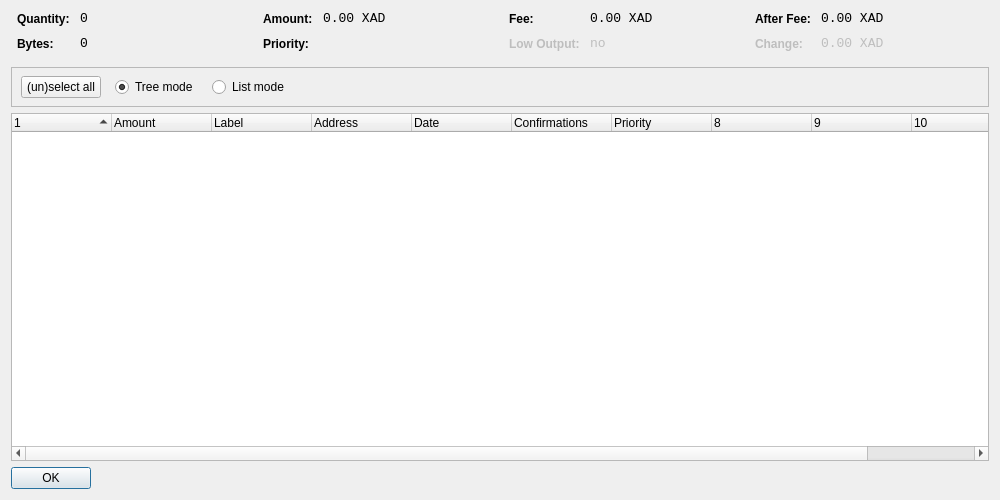
<?xml version="1.0" encoding="UTF-8"?>
<ui version="4.0">
 <class>CoinControlDialog</class>
 <widget class="QDialog" name="CoinControlDialog">
  <property name="geometry">
   <rect>
    <x>0</x>
    <y>0</y>
    <width>1000</width>
    <height>500</height>
   </rect>
  </property>
  <property name="windowTitle">
   <string>Coin Control</string>
  </property>
  <layout class="QVBoxLayout" name="verticalLayout">
   <item>
    <layout class="QHBoxLayout" name="horizontalLayoutTop" stretch="0,0,0,0">
     <property name="topMargin">
      <number>0</number>
     </property>
     <property name="bottomMargin">
      <number>10</number>
     </property>
     <item>
      <layout class="QFormLayout" name="formLayoutCoinControl1">
       <property name="horizontalSpacing">
        <number>10</number>
       </property>
       <property name="verticalSpacing">
        <number>10</number>
       </property>
       <property name="leftMargin">
        <number>6</number>
       </property>
       <property name="rightMargin">
        <number>6</number>
       </property>
       <item row="0" column="0">
        <widget class="QLabel" name="labelCoinControlQuantityText">
         <property name="styleSheet">
          <string notr="true">font-weight:bold;</string>
         </property>
         <property name="text">
          <string>Quantity:</string>
         </property>
        </widget>
       </item>
       <item row="0" column="1">
        <widget class="QLabel" name="labelCoinControlQuantity">
         <property name="font">
          <font>
           <family>Monospace</family>
           <pointsize>10</pointsize>
          </font>
         </property>
         <property name="cursor">
          <cursorShape>IBeamCursor</cursorShape>
         </property>
         <property name="contextMenuPolicy">
          <enum>Qt::ActionsContextMenu</enum>
         </property>
         <property name="text">
          <string notr="true">0</string>
         </property>
         <property name="textInteractionFlags">
          <set>Qt::LinksAccessibleByMouse|Qt::TextSelectableByKeyboard|Qt::TextSelectableByMouse</set>
         </property>
        </widget>
       </item>
       <item row="1" column="0">
        <widget class="QLabel" name="labelCoinControlBytesText">
         <property name="styleSheet">
          <string notr="true">font-weight:bold;</string>
         </property>
         <property name="text">
          <string>Bytes:</string>
         </property>
        </widget>
       </item>
       <item row="1" column="1">
        <widget class="QLabel" name="labelCoinControlBytes">
         <property name="font">
          <font>
           <family>Monospace</family>
           <pointsize>10</pointsize>
          </font>
         </property>
         <property name="cursor">
          <cursorShape>IBeamCursor</cursorShape>
         </property>
         <property name="contextMenuPolicy">
          <enum>Qt::ActionsContextMenu</enum>
         </property>
         <property name="text">
          <string notr="true">0</string>
         </property>
         <property name="textInteractionFlags">
          <set>Qt::LinksAccessibleByMouse|Qt::TextSelectableByKeyboard|Qt::TextSelectableByMouse</set>
         </property>
        </widget>
       </item>
      </layout>
     </item>
     <item>
      <layout class="QFormLayout" name="formLayoutCoinControl2">
       <property name="horizontalSpacing">
        <number>10</number>
       </property>
       <property name="verticalSpacing">
        <number>10</number>
       </property>
       <property name="leftMargin">
        <number>6</number>
       </property>
       <property name="rightMargin">
        <number>6</number>
       </property>
       <item row="0" column="0">
        <widget class="QLabel" name="labelCoinControlAmountText">
         <property name="styleSheet">
          <string notr="true">font-weight:bold;</string>
         </property>
         <property name="text">
          <string>Amount:</string>
         </property>
        </widget>
       </item>
       <item row="0" column="1">
        <widget class="QLabel" name="labelCoinControlAmount">
         <property name="font">
          <font>
           <family>Monospace</family>
           <pointsize>10</pointsize>
          </font>
         </property>
         <property name="cursor">
          <cursorShape>IBeamCursor</cursorShape>
         </property>
         <property name="contextMenuPolicy">
          <enum>Qt::ActionsContextMenu</enum>
         </property>
         <property name="text">
          <string notr="true">0.00 XAD</string>
         </property>
         <property name="textInteractionFlags">
          <set>Qt::LinksAccessibleByMouse|Qt::TextSelectableByKeyboard|Qt::TextSelectableByMouse</set>
         </property>
        </widget>
       </item>
       <item row="1" column="0">
        <widget class="QLabel" name="labelCoinControlPriorityText">
         <property name="styleSheet">
          <string notr="true">font-weight:bold;</string>
         </property>
         <property name="text">
          <string>Priority:</string>
         </property>
        </widget>
       </item>
       <item row="1" column="1">
        <widget class="QLabel" name="labelCoinControlPriority">
         <property name="font">
          <font>
           <family>Monospace</family>
           <pointsize>10</pointsize>
          </font>
         </property>
         <property name="cursor">
          <cursorShape>IBeamCursor</cursorShape>
         </property>
         <property name="contextMenuPolicy">
          <enum>Qt::ActionsContextMenu</enum>
         </property>
         <property name="text">
          <string/>
         </property>
         <property name="textInteractionFlags">
          <set>Qt::LinksAccessibleByMouse|Qt::TextSelectableByKeyboard|Qt::TextSelectableByMouse</set>
         </property>
        </widget>
       </item>
      </layout>
     </item>
     <item>
      <layout class="QFormLayout" name="formLayoutCoinControl3">
       <property name="horizontalSpacing">
        <number>10</number>
       </property>
       <property name="verticalSpacing">
        <number>10</number>
       </property>
       <property name="leftMargin">
        <number>6</number>
       </property>
       <property name="rightMargin">
        <number>6</number>
       </property>
       <item row="0" column="0">
        <widget class="QLabel" name="labelCoinControlFeeText">
         <property name="styleSheet">
          <string notr="true">font-weight:bold;</string>
         </property>
         <property name="text">
          <string>Fee:</string>
         </property>
        </widget>
       </item>
       <item row="0" column="1">
        <widget class="QLabel" name="labelCoinControlFee">
         <property name="font">
          <font>
           <family>Monospace</family>
           <pointsize>10</pointsize>
          </font>
         </property>
         <property name="cursor">
          <cursorShape>IBeamCursor</cursorShape>
         </property>
         <property name="contextMenuPolicy">
          <enum>Qt::ActionsContextMenu</enum>
         </property>
         <property name="text">
          <string notr="true">0.00 XAD</string>
         </property>
         <property name="textInteractionFlags">
          <set>Qt::LinksAccessibleByMouse|Qt::TextSelectableByKeyboard|Qt::TextSelectableByMouse</set>
         </property>
        </widget>
       </item>
       <item row="1" column="0">
        <widget class="QLabel" name="labelCoinControlLowOutputText">
         <property name="enabled">
          <bool>false</bool>
         </property>
         <property name="styleSheet">
          <string notr="true">font-weight:bold;</string>
         </property>
         <property name="text">
          <string>Low Output:</string>
         </property>
        </widget>
       </item>
       <item row="1" column="1">
        <widget class="QLabel" name="labelCoinControlLowOutput">
         <property name="enabled">
          <bool>false</bool>
         </property>
         <property name="font">
          <font>
           <family>Monospace</family>
           <pointsize>10</pointsize>
          </font>
         </property>
         <property name="cursor">
          <cursorShape>IBeamCursor</cursorShape>
         </property>
         <property name="contextMenuPolicy">
          <enum>Qt::ActionsContextMenu</enum>
         </property>
         <property name="text">
          <string notr="true">no</string>
         </property>
         <property name="textInteractionFlags">
          <set>Qt::LinksAccessibleByMouse|Qt::TextSelectableByKeyboard|Qt::TextSelectableByMouse</set>
         </property>
        </widget>
       </item>
      </layout>
     </item>
     <item>
      <layout class="QFormLayout" name="formLayoutCoinControl4">
       <property name="horizontalSpacing">
        <number>10</number>
       </property>
       <property name="verticalSpacing">
        <number>10</number>
       </property>
       <property name="leftMargin">
        <number>6</number>
       </property>
       <property name="rightMargin">
        <number>6</number>
       </property>
       <item row="0" column="0">
        <widget class="QLabel" name="labelCoinControlAfterFeeText">
         <property name="styleSheet">
          <string notr="true">font-weight:bold;</string>
         </property>
         <property name="text">
          <string>After Fee:</string>
         </property>
        </widget>
       </item>
       <item row="0" column="1">
        <widget class="QLabel" name="labelCoinControlAfterFee">
         <property name="font">
          <font>
           <family>Monospace</family>
           <pointsize>10</pointsize>
          </font>
         </property>
         <property name="cursor">
          <cursorShape>IBeamCursor</cursorShape>
         </property>
         <property name="contextMenuPolicy">
          <enum>Qt::ActionsContextMenu</enum>
         </property>
         <property name="text">
          <string notr="true">0.00 XAD</string>
         </property>
         <property name="textInteractionFlags">
          <set>Qt::LinksAccessibleByMouse|Qt::TextSelectableByKeyboard|Qt::TextSelectableByMouse</set>
         </property>
        </widget>
       </item>
       <item row="1" column="0">
        <widget class="QLabel" name="labelCoinControlChangeText">
         <property name="enabled">
          <bool>false</bool>
         </property>
         <property name="styleSheet">
          <string notr="true">font-weight:bold;</string>
         </property>
         <property name="text">
          <string>Change:</string>
         </property>
        </widget>
       </item>
       <item row="1" column="1">
        <widget class="QLabel" name="labelCoinControlChange">
         <property name="enabled">
          <bool>false</bool>
         </property>
         <property name="font">
          <font>
           <family>Monospace</family>
           <pointsize>10</pointsize>
          </font>
         </property>
         <property name="cursor">
          <cursorShape>IBeamCursor</cursorShape>
         </property>
         <property name="contextMenuPolicy">
          <enum>Qt::ActionsContextMenu</enum>
         </property>
         <property name="text">
          <string notr="true">0.00 XAD</string>
         </property>
         <property name="textInteractionFlags">
          <set>Qt::LinksAccessibleByMouse|Qt::TextSelectableByKeyboard|Qt::TextSelectableByMouse</set>
         </property>
        </widget>
       </item>
      </layout>
     </item>
    </layout>
   </item>
   <item>
    <widget class="QFrame" name="frame">
     <property name="minimumSize">
      <size>
       <width>0</width>
       <height>40</height>
      </size>
     </property>
     <property name="frameShape">
      <enum>QFrame::StyledPanel</enum>
     </property>
     <property name="frameShadow">
      <enum>QFrame::Sunken</enum>
     </property>
     <widget class="QWidget" name="horizontalLayoutWidget">
      <property name="geometry">
       <rect>
        <x>10</x>
        <y>0</y>
        <width>781</width>
        <height>41</height>
       </rect>
      </property>
      <layout class="QHBoxLayout" name="horizontalLayoutPanel" stretch="0,0,0,0,0">
       <property name="spacing">
        <number>14</number>
       </property>
       <item>
        <widget class="QPushButton" name="pushButtonSelectAll">
         <property name="sizePolicy">
          <sizepolicy hsizetype="Maximum" vsizetype="Fixed">
           <horstretch>0</horstretch>
           <verstretch>0</verstretch>
          </sizepolicy>
         </property>
         <property name="text">
          <string>(un)select all</string>
         </property>
        </widget>
       </item>
       <item>
        <widget class="QRadioButton" name="radioTreeMode">
         <property name="sizePolicy">
          <sizepolicy hsizetype="Maximum" vsizetype="Fixed">
           <horstretch>0</horstretch>
           <verstretch>0</verstretch>
          </sizepolicy>
         </property>
         <property name="text">
          <string>Tree mode</string>
         </property>
         <property name="checked">
          <bool>true</bool>
         </property>
        </widget>
       </item>
       <item>
        <widget class="QRadioButton" name="radioListMode">
         <property name="sizePolicy">
          <sizepolicy hsizetype="Maximum" vsizetype="Fixed">
           <horstretch>0</horstretch>
           <verstretch>0</verstretch>
          </sizepolicy>
         </property>
         <property name="text">
          <string>List mode</string>
         </property>
        </widget>
       </item>
       <item>
        <spacer name="horizontalSpacer">
         <property name="orientation">
          <enum>Qt::Horizontal</enum>
         </property>
         <property name="sizeHint" stdset="0">
          <size>
           <width>40</width>
           <height>20</height>
          </size>
         </property>
        </spacer>
       </item>
      </layout>
     </widget>
    </widget>
   </item>
   <item>
    <widget class="CoinControlTreeWidget" name="treeWidget">
     <property name="contextMenuPolicy">
      <enum>Qt::CustomContextMenu</enum>
     </property>
     <property name="sortingEnabled">
      <bool>false</bool>
     </property>
     <property name="columnCount">
      <number>11</number>
     </property>
     <attribute name="headerShowSortIndicator" stdset="0">
      <bool>true</bool>
     </attribute>
     <attribute name="headerStretchLastSection">
      <bool>false</bool>
     </attribute>
     <column>
      <property name="text">
       <string/>
      </property>
     </column>
     <column>
      <property name="text">
       <string>Amount</string>
      </property>
     </column>
     <column>
      <property name="text">
       <string>Label</string>
      </property>
     </column>
     <column>
      <property name="text">
       <string>Address</string>
      </property>
     </column>
     <column>
      <property name="text">
       <string>Date</string>
      </property>
     </column>
     <column>
      <property name="text">
       <string>Confirmations</string>
      </property>
      <property name="toolTip">
       <string>Confirmed</string>
      </property>
     </column>
     <column>
      <property name="text">
       <string>Priority</string>
      </property>
     </column>
     <column>
      <property name="text">
       <string/>
      </property>
     </column>
     <column>
      <property name="text">
       <string/>
      </property>
     </column>
     <column>
      <property name="text">
       <string/>
      </property>
     </column>
     <column>
      <property name="text">
       <string/>
      </property>
     </column>
    </widget>
   </item>
   <item>
    <widget class="QDialogButtonBox" name="buttonBox">
     <property name="sizePolicy">
      <sizepolicy hsizetype="Maximum" vsizetype="Fixed">
       <horstretch>0</horstretch>
       <verstretch>0</verstretch>
      </sizepolicy>
     </property>
     <property name="orientation">
      <enum>Qt::Horizontal</enum>
     </property>
     <property name="standardButtons">
      <set>QDialogButtonBox::Ok</set>
     </property>
    </widget>
   </item>
  </layout>
 </widget>
 <customwidgets>
  <customwidget>
   <class>CoinControlTreeWidget</class>
   <extends>QTreeWidget</extends>
   <header>coincontroltreewidget.h</header>
  </customwidget>
 </customwidgets>
 <resources/>
 <connections/>
</ui>
